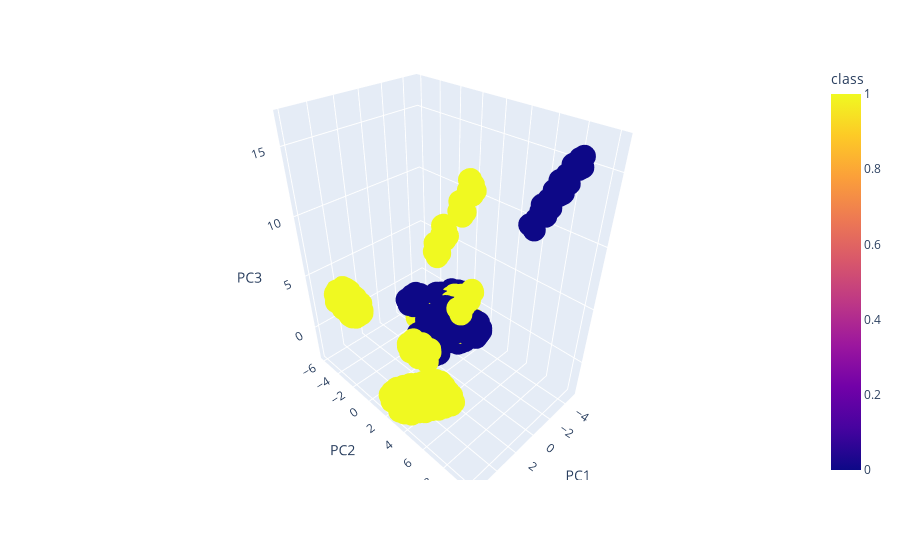

The cell this chart's notebook holds for it:
### Code cell
import plotly.express as px
colors = ['r', 'b', 'y']
fig = px.scatter_3d(PCA3_df, x='PC1', y='PC2', z='PC3',
              color='class')
fig.show()

### Figure 1 — Plotly figure (JSON) as saved in the notebook; plotly's stock layout.template omitted (floating-point values rounded to 4 significant figures; data arrays with more than 128 entries replaced by an {"elided": "..."} marker saying what was removed)
{"data": [{"hoverlabel": {"namelength": 0}, "hovertemplate": "PC1=%{x}<br>PC2=%{y}<br>PC3=%{z}<br>class=%{marker.color}", "legendgroup": "", "marker": {"color": {"elided": "8124 int values"}, "coloraxis": "coloraxis", "symbol": "circle"}, "mode": "markers", "name": "", "scene": "scene", "showlegend": false, "type": "scatter3d", "x": {"elided": "8124 float values"}, "y": {"elided": "8124 float values"}, "z": {"elided": "8124 float values"}}], "layout": {"coloraxis": {"colorbar": {"title": {"text": "class"}}, "colorscale": [[0, "#0d0887"], [0.1111, "#46039f"], [0.2222, "#7201a8"], [0.3333, "#9c179e"], [0.4444, "#bd3786"], [0.5556, "#d8576b"], [0.6667, "#ed7953"], [0.7778, "#fb9f3a"], [0.8889, "#fdca26"], [1, "#f0f921"]]}, "legend": {"tracegroupgap": 0}, "margin": {"t": 60}, "scene": {"domain": {"x": [0, 1], "y": [0, 1]}, "xaxis": {"title": {"text": "PC1"}}, "yaxis": {"title": {"text": "PC2"}}, "zaxis": {"title": {"text": "PC3"}}}}}
